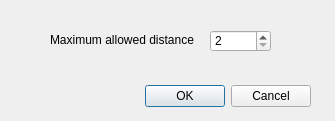
<?xml version="1.0" encoding="UTF-8"?>
<ui version="4.0">
 <class>DialogGenDom</class>
 <widget class="QDialog" name="DialogGenDom">
  <property name="geometry">
   <rect>
    <x>0</x>
    <y>0</y>
    <width>335</width>
    <height>121</height>
   </rect>
  </property>
  <property name="font">
   <font>
    <kerning>false</kerning>
   </font>
  </property>
  <property name="windowTitle">
   <string>Dialog</string>
  </property>
  <widget class="QDialogButtonBox" name="buttonBox">
   <property name="geometry">
    <rect>
     <x>40</x>
     <y>80</y>
     <width>271</width>
     <height>32</height>
    </rect>
   </property>
   <property name="orientation">
    <enum>Qt::Horizontal</enum>
   </property>
   <property name="standardButtons">
    <set>QDialogButtonBox::Cancel|QDialogButtonBox::Ok</set>
   </property>
  </widget>
  <widget class="QSpinBox" name="spinBox_k">
   <property name="geometry">
    <rect>
     <x>210</x>
     <y>30</y>
     <width>61</width>
     <height>22</height>
    </rect>
   </property>
   <property name="minimum">
    <number>2</number>
   </property>
   <property name="maximum">
    <number>100</number>
   </property>
   <property name="value">
    <number>2</number>
   </property>
  </widget>
  <widget class="QLabel" name="label_2">
   <property name="geometry">
    <rect>
     <x>50</x>
     <y>30</y>
     <width>151</width>
     <height>20</height>
    </rect>
   </property>
   <property name="text">
    <string>Maximum allowed distance</string>
   </property>
  </widget>
 </widget>
 <resources/>
 <connections>
  <connection>
   <sender>buttonBox</sender>
   <signal>accepted()</signal>
   <receiver>DialogGenDom</receiver>
   <slot>accept()</slot>
   <hints>
    <hint type="sourcelabel">
     <x>248</x>
     <y>254</y>
    </hint>
    <hint type="destinationlabel">
     <x>157</x>
     <y>274</y>
    </hint>
   </hints>
  </connection>
  <connection>
   <sender>buttonBox</sender>
   <signal>rejected()</signal>
   <receiver>DialogGenDom</receiver>
   <slot>reject()</slot>
   <hints>
    <hint type="sourcelabel">
     <x>316</x>
     <y>260</y>
    </hint>
    <hint type="destinationlabel">
     <x>286</x>
     <y>274</y>
    </hint>
   </hints>
  </connection>
 </connections>
</ui>
